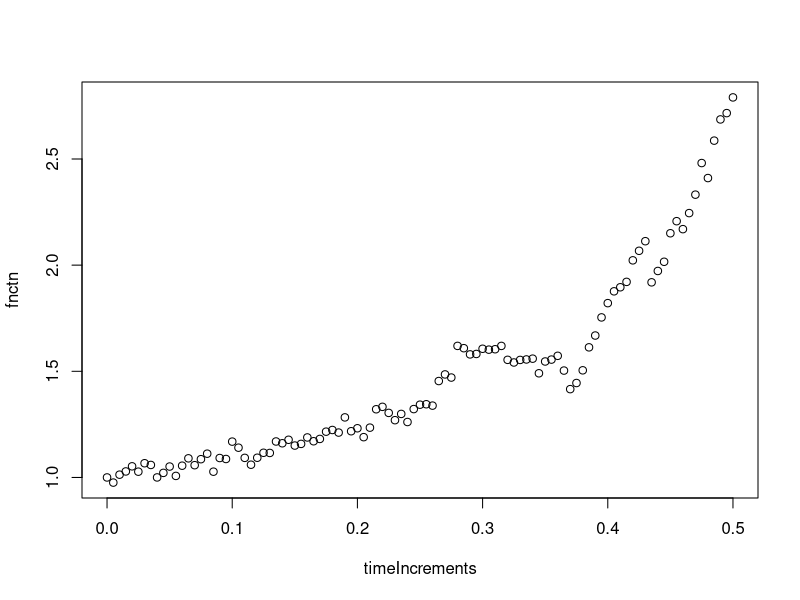

The R source for this figure:
brownianSimulator = function(T,N) {

##   loop over time steps

timeIncrements = seq(0, T,T/N)
W_vec = rep(0, N+1)

for (j in 0:N) {
	
	if (j == 0) {
		W = 0;
	}
	if (j > 0) {
		dW = rnorm(1,0, sqrt(T/N));
		W = W_vec[j] + dW;
	}
	W_vec[j+1] = W;
}
fnctn = exp(timeIncrements + 1/2*W_vec)
plot(timeIncrements, fnctn)
}

brownianSimulator(0.5,100)
